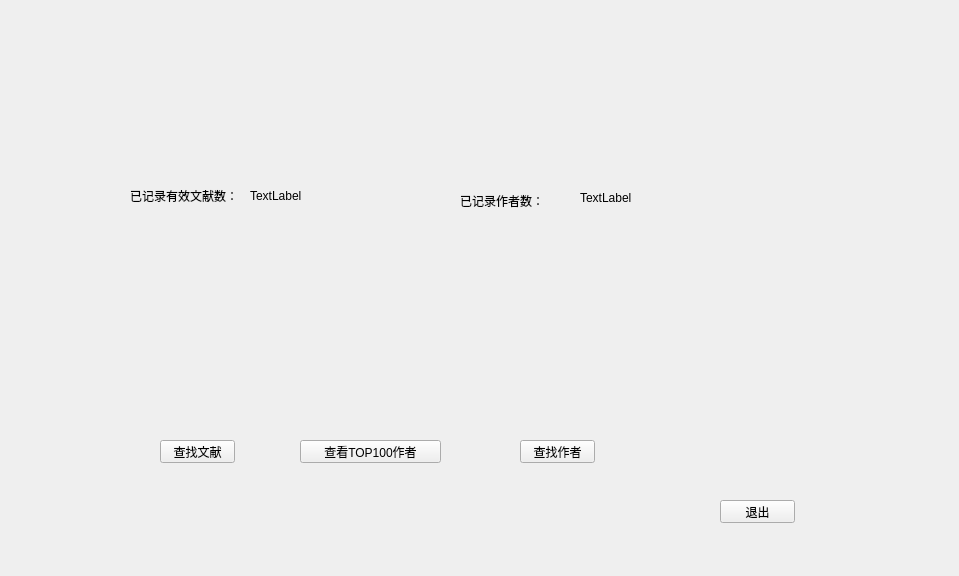
<?xml version="1.0" encoding="UTF-8"?>
<ui version="4.0">
 <class>MainWidget</class>
 <widget class="QWidget" name="MainWidget">
  <property name="geometry">
   <rect>
    <x>0</x>
    <y>0</y>
    <width>959</width>
    <height>576</height>
   </rect>
  </property>
  <property name="sizePolicy">
   <sizepolicy hsizetype="Fixed" vsizetype="Fixed">
    <horstretch>0</horstretch>
    <verstretch>0</verstretch>
   </sizepolicy>
  </property>
  <property name="minimumSize">
   <size>
    <width>959</width>
    <height>576</height>
   </size>
  </property>
  <property name="maximumSize">
   <size>
    <width>959</width>
    <height>576</height>
   </size>
  </property>
  <property name="windowTitle">
   <string>科学文献管理系统</string>
  </property>
  <property name="styleSheet">
   <string notr="true"/>
  </property>
  <widget class="QPushButton" name="b1">
   <property name="geometry">
    <rect>
     <x>160</x>
     <y>440</y>
     <width>75</width>
     <height>23</height>
    </rect>
   </property>
   <property name="text">
    <string>查找文献</string>
   </property>
  </widget>
  <widget class="QPushButton" name="b2">
   <property name="geometry">
    <rect>
     <x>520</x>
     <y>440</y>
     <width>75</width>
     <height>23</height>
    </rect>
   </property>
   <property name="text">
    <string>查找作者</string>
   </property>
  </widget>
  <widget class="QPushButton" name="b3">
   <property name="geometry">
    <rect>
     <x>300</x>
     <y>440</y>
     <width>141</width>
     <height>23</height>
    </rect>
   </property>
   <property name="text">
    <string>查看TOP100作者</string>
   </property>
  </widget>
  <widget class="QPushButton" name="b4">
   <property name="geometry">
    <rect>
     <x>720</x>
     <y>500</y>
     <width>75</width>
     <height>23</height>
    </rect>
   </property>
   <property name="text">
    <string>退出</string>
   </property>
  </widget>
  <widget class="QLabel" name="label">
   <property name="geometry">
    <rect>
     <x>130</x>
     <y>180</y>
     <width>111</width>
     <height>31</height>
    </rect>
   </property>
   <property name="text">
    <string>已记录有效文献数：</string>
   </property>
  </widget>
  <widget class="QLabel" name="l1">
   <property name="geometry">
    <rect>
     <x>250</x>
     <y>180</y>
     <width>71</width>
     <height>31</height>
    </rect>
   </property>
   <property name="text">
    <string>TextLabel</string>
   </property>
  </widget>
  <widget class="QLabel" name="label_3">
   <property name="geometry">
    <rect>
     <x>460</x>
     <y>190</y>
     <width>121</width>
     <height>21</height>
    </rect>
   </property>
   <property name="text">
    <string>已记录作者数：</string>
   </property>
  </widget>
  <widget class="QLabel" name="l2">
   <property name="geometry">
    <rect>
     <x>580</x>
     <y>190</y>
     <width>54</width>
     <height>16</height>
    </rect>
   </property>
   <property name="text">
    <string>TextLabel</string>
   </property>
  </widget>
 </widget>
 <resources/>
 <connections/>
</ui>
